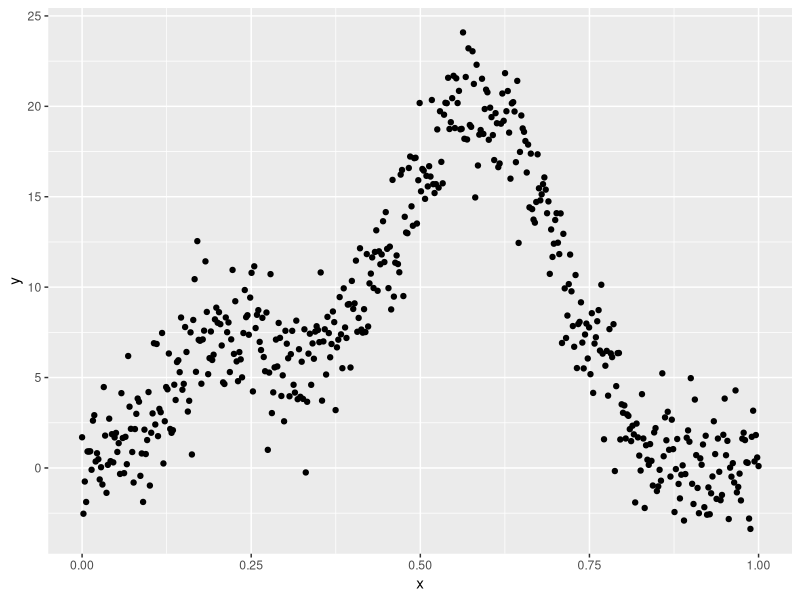
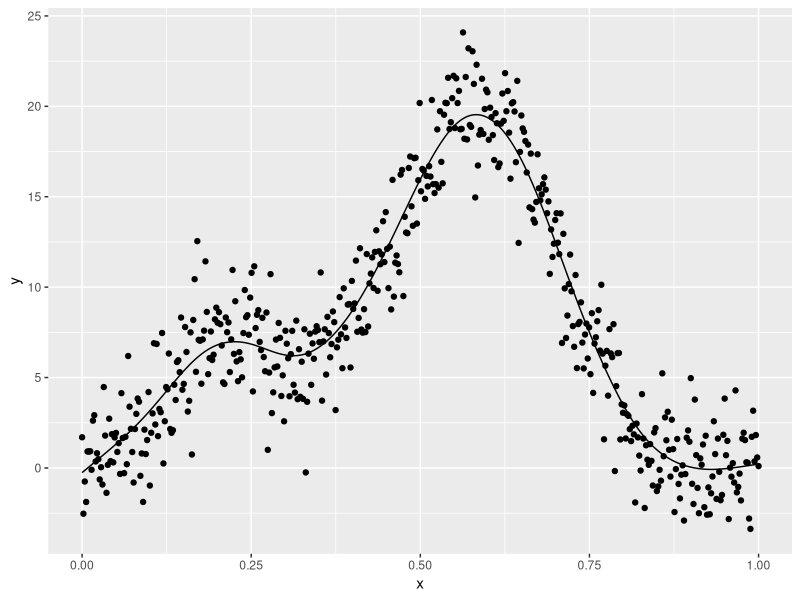

The R source for these figures, in order:
library(tidyverse)

# test function
f <- function(x){
  f_x <- 0.2*x^10*(10*(1-x))^7+10*(10*x)^3*(1-x)^11
  return(f_x)
}

# plot
values <- data_frame(
  x = seq(from=0, to=1, length=500),
  f_x = f(x),
  eps = rnorm(n=500, mean=0, sd=2),
  y = f_x + eps
)

values %>%
  ggplot(aes(x=x)) +
  # stat_function(fun=f) +
  geom_point(aes(y=y))

#smoothing splines
smooth.spline(values$x, values$y, df=10) %>%
  broom::augment() %>%
  ggplot(aes(x=x)) +
  geom_point(aes(y=y)) +
  geom_line(aes(y=.fitted))



